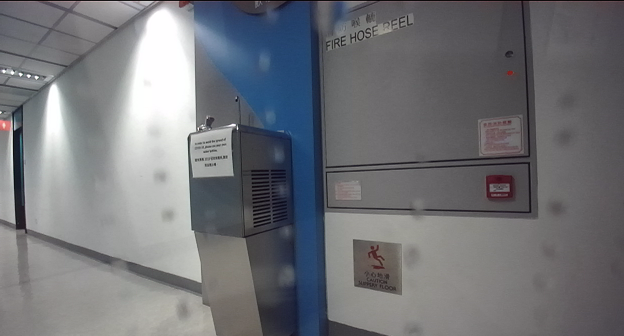
#> input picture images/left_image.png, 624 x 336 px, found by its file name; the run also reads 1 picture not shown here
$ jupyter execute --allow-errors main.ipynb
#> lines starting #> are read from the running program, lines starting #| are printed output that depends on the picture; after the words box and inside, x2 and y2 are one past the last pixel; in counts of white or black regions, pixels touching at a corner belong together
[cell 1]
import cv2
import numpy as np
import matplotlib.pyplot as plt

# 1. 读取有噪声图像和背景图像
noisy_left_image = cv2.imread('left_image.png', cv2.IMREAD_GRAYSCALE)
#> noisy_left_image: shape (336, 624); min 3, max 255, mean 114.1
background_left_image = cv2.imread('left.png', cv2.IMREAD_GRAYSCALE)
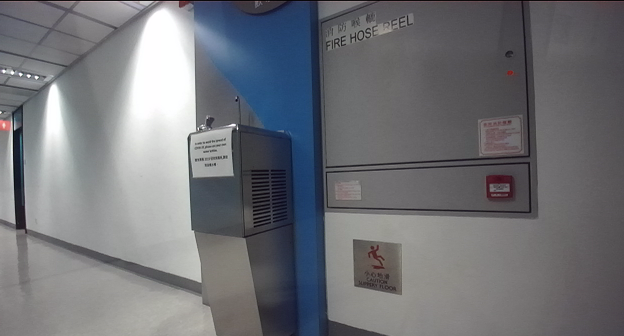
#> input picture images/left.png, 624 x 336 px, found by its file name
#> background_left_image: shape (336, 624); min 3, max 255, mean 113.2
noisy_right_image = cv2.imread('right_image.png', cv2.IMREAD_GRAYSCALE)
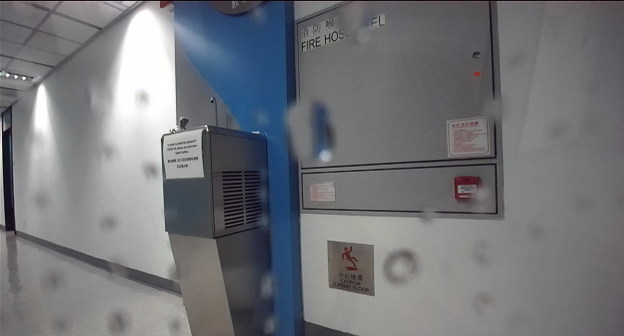
#> input picture images/right_image.png, 624 x 336 px, found by its file name
#> noisy_right_image: shape (336, 624); min 2, max 255, mean 115.9
background_right_image = cv2.imread('right.png', cv2.IMREAD_GRAYSCALE)
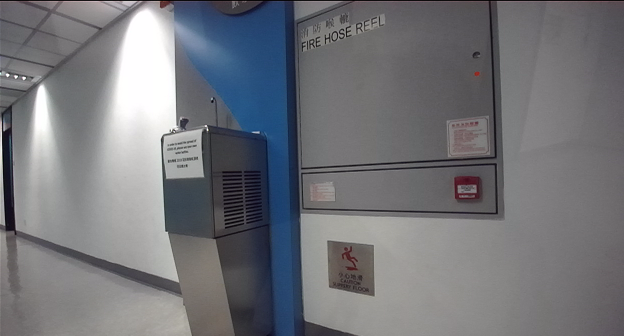
#> input picture images/right.png, 624 x 336 px, found by its file name
#> background_right_image: shape (336, 624); min 1, max 255, mean 115.7

# 2. 计算差异图
diff_left = cv2.absdiff(noisy_left_image, background_left_image)
diff_right = cv2.absdiff(noisy_right_image, background_right_image)

[cell 2]
plt.figure(figsize=(16, 12))
plt.subplot(1,2,1)
plt.imshow(diff_left,cmap='gray')
plt.title("diff_left")

plt.subplot(1,2,2)
plt.imshow(diff_right,cmap='gray')
plt.title("diff_right")
plt.show()

[cell 3]
# 3. 二值化处理
_, binary_left = cv2.threshold(diff_left, 20, 255, cv2.THRESH_BINARY)
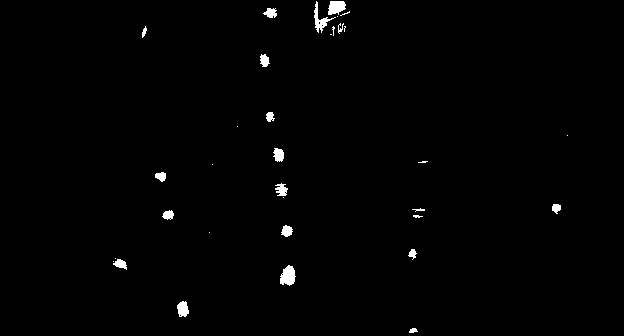
#> binary_left: shape (336, 624); 0.91% white; 33 white regions (13 under 20 px), largest, box (x1, y1, x2, y2) and area: (280, 265, 296, 286) 236, (328, 1, 346, 15) 195, (314, 1, 336, 33) 190
_, binary_right = cv2.threshold(diff_right, 30, 255, cv2.THRESH_BINARY)
#> binary_right: shape (336, 624); 1.8% white; 54 white regions (30 under 20 px), largest, box (x1, y1, x2, y2) and area: (312, 104, 335, 153) 727, (384, 250, 417, 283) 488, (286, 101, 298, 161) 480

binary_left = cv2.bilateralFilter(binary_left,5,150,150)
binary_right = cv2.bilateralFilter(binary_right,5,150,150)

# 形态学处理
kernel1 = cv2.getStructuringElement(cv2.MORPH_ELLIPSE, (21,21))
kernel2 = cv2.getStructuringElement(cv2.MORPH_ELLIPSE, (11,11))
binary_left = cv2.morphologyEx(binary_left, cv2.MORPH_CLOSE, kernel1)
binary_right = cv2.morphologyEx(binary_right, cv2.MORPH_CLOSE, kernel2)

plt.figure(figsize=(16, 12))
plt.subplot(1,2,1)
plt.imshow(binary_left,cmap='gray')
plt.title("binary_left")

plt.subplot(1,2,2)
plt.imshow(binary_right,cmap='gray')
plt.title("binary_right")
plt.show()

[cell 4]
_, binary_left = cv2.threshold(binary_left, 1, 255, cv2.THRESH_BINARY)
#> binary_left: shape (336, 624); 2% white; 22 white regions (4 under 20 px), largest, box (x1, y1, x2, y2) and area: (312, 0, 352, 38) 1220, (278, 263, 298, 288) 360, (175, 299, 191, 319) 238
_, binary_right = cv2.threshold(binary_right, 1, 255, cv2.THRESH_BINARY)
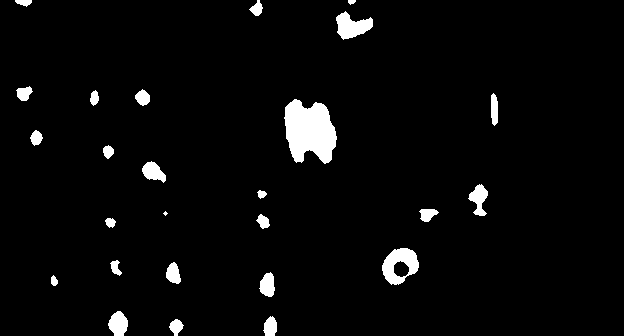
#> binary_right: shape (336, 624); 3.6% white; 26 white regions (1 under 20 px)

[cell 5]
# 4. 查找轮廓
contours_left, _ = cv2.findContours(binary_left, cv2.RETR_EXTERNAL, cv2.CHAIN_APPROX_SIMPLE)
#> contours_left = 22 contours, 4 with area under 20; largest, box (x1, y1, x2, y2) and area: (312, 0, 352, 38) 1156, (278, 263, 298, 288) 328, (175, 299, 191, 319) 213, (273, 181, 290, 200) 206, (261, 0, 279, 20) 192
contours_right, _ = cv2.findContours(binary_right, cv2.RETR_EXTERNAL, cv2.CHAIN_APPROX_SIMPLE)
#> contours_right = 26 contours, 2 with area under 20; largest, box (x1, y1, x2, y2) and area: (284, 99, 337, 164) 2376, (382, 248, 419, 285) 936, (336, 11, 373, 40) 576, (108, 311, 128, 336) 334, (468, 184, 488, 216) 312

# 5. 在原图上绘制轮廓
marked_left_image = cv2.cvtColor(noisy_left_image, cv2.COLOR_GRAY2BGR)  # 转为彩色图像方便绘制
marked_right_image = cv2.cvtColor(noisy_right_image, cv2.COLOR_GRAY2BGR)

# 画出轮廓
cv2.drawContours(marked_left_image, contours_left, -1, (0, 255, 0), 4)  # 在左图上画轮廓，绿色线
#> marked_left_image: shape (336, 624, 3); mean B, G, R 112.1, 117.1, 112.1
cv2.drawContours(marked_right_image, contours_right, -1, (0, 255, 0), 4)  # 在右图上画轮廓，绿色线
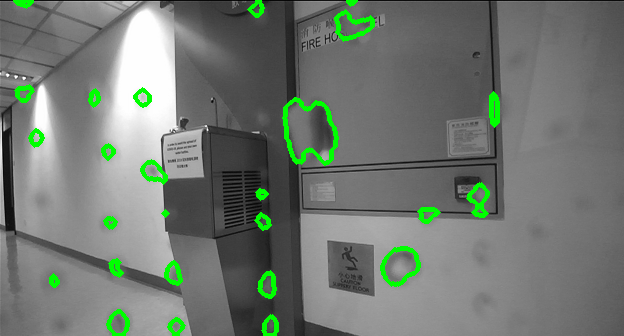
#> marked_right_image: shape (336, 624, 3); mean B, G, R 112.5, 120.2, 112.5

# 6. 显示结果
plt.figure(figsize=(16, 12))

# 左图结果
plt.subplot(1, 2, 1)
plt.imshow(cv2.cvtColor(marked_left_image, cv2.COLOR_BGR2RGB))  # 转为RGB显示
plt.title("Marked Left Image")

# 右图结果
plt.subplot(1, 2, 2)
plt.imshow(cv2.cvtColor(marked_right_image, cv2.COLOR_BGR2RGB))  # 转为RGB显示
plt.title("Marked Right Image")

plt.show()

[cell 6]
import numpy as np
import cv2
import matplotlib.pyplot as plt


left_disp = cv2.imread('disparity.png', cv2.IMREAD_GRAYSCALE)
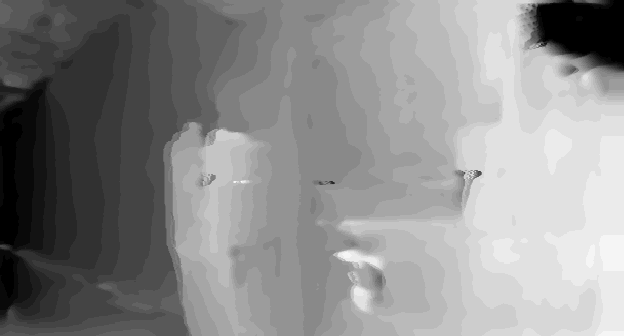
#> input picture images/disparity.png, 624 x 336 px, found by its file name
#> left_disp is the input picture: shape (336, 624); min 10, max 36, mean 24.2
right_disp = cv2.imread('disparity_r.png', cv2.IMREAD_GRAYSCALE)


def inpaint_noise_with_disparity(left_image, right_image, left_disp, right_disp, binary_left, binary_right):
    """
    修复噪声图像，使用左图和右图的视差图，噪声位置通过噪声掩膜标记
    """
    # 创建恢复后的图像（首先拷贝原图）
    inpainted_left = left_image.copy()
    inpainted_right = right_image.copy()

    # 对左图中的噪声区域进行修复
    for u in range(binary_left.shape[0]):
        for v in range(binary_left.shape[1]):
            if binary_left[u, v] == 255:  # 如果是噪声区域
                # 获取左视差值
                left_disp_value = left_disp[u, v]
                # 使用右图的像素修复
                if v - int(left_disp_value) >= 0 and v - int(left_disp_value) < right_image.shape[1]:
                    inpainted_left[u, v] = right_image[u, v - int(left_disp_value)]
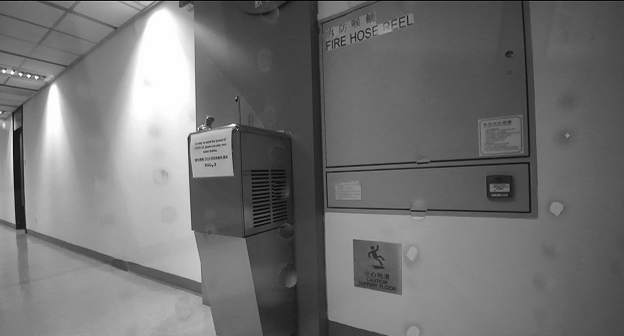
#> inpainted_left: shape (336, 624); min 3, max 255, mean 114.1

    # 对右图中的噪声区域进行修复
    for u in range(binary_right.shape[0]):
        for v in range(binary_right.shape[1]):
            if binary_right[u, v] == 255:  # 如果是噪声区域
                # 获取右视差值
                right_disp_value = right_disp[u, v]
                # 使用左图的像素修复
                if v + int(right_disp_value) >= 0 and v + int(right_disp_value) < left_image.shape[1]:
                    inpainted_right[u, v] = left_image[u, v + int(right_disp_value)]
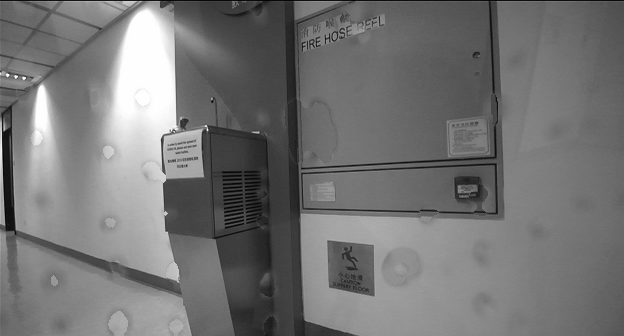
#> inpainted_right: shape (336, 624); min 2, max 255, mean 116.1

    return inpainted_left, inpainted_right

# 修复图像
inpainted_left, inpainted_right = inpaint_noise_with_disparity(noisy_left_image, noisy_right_image, left_disp, right_disp, binary_left, binary_right)

# 可视化恢复效果
fig, axes = plt.subplots(1, 3, figsize=(15, 5))

axes[0].imshow(noisy_left_image, cmap='gray')
axes[0].set_title('Original Left Image')
axes[0].axis('off')

axes[1].imshow(inpainted_left, cmap='gray')
axes[1].set_title('Inpainted Left Image')
axes[1].axis('off')

axes[2].imshow(inpainted_left - noisy_left_image, cmap='jet')
axes[2].set_title('Restoration Difference (Left)')
axes[2].axis('off')

plt.tight_layout()
plt.show()
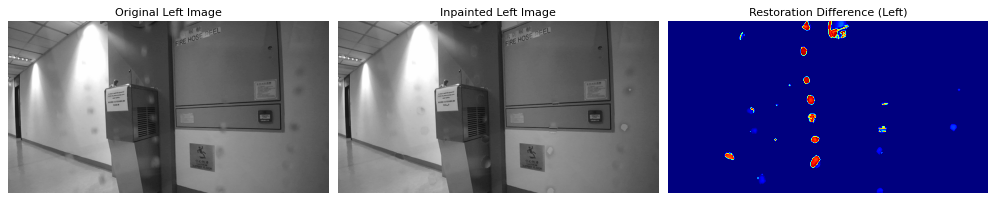
#> figure drawn by matplotlib, 3 panels

[cell 7]
from skimage.metrics import structural_similarity as ssim

score, _ = ssim(background_left_image, inpainted_left, full=True)
#> score = 0.952
print(f"Left Image SSIM: {np.mean(score):.4f}")
#| Left Image SSIM: 0.9518

[cell 8]
import numpy as np
import cv2
import matplotlib.pyplot as plt

def refine_inpaint_with_reliability_and_inpainting(left_image, right_image,
                                                   left_disp, right_disp,
                                                   binary_left, binary_right,
                                                   max_iter=3, inpainting_radius=3):
    """
    结合对偶图像噪声位置可靠性评估和空白区域恢复策略的图像修复方法。
    """
#> called with max_iter = 3, inpainting_radius = 3
    # 迭代修复过程
    for _ in range(max_iter):
        # 对左图中的噪声区域进行修复
        for u in range(binary_left.shape[0]):
            for v in range(binary_left.shape[1]):
                if binary_left[u, v] == 255:  # 如果是噪声区域
                    # 获取左视差值
                    left_disp_value = left_disp[u, v]
                    # 使用右图的像素修复，但确保右图对应位置没有噪声
                    if v - int(left_disp_value) >= 0 and v - int(left_disp_value) < right_image.shape[1]:
                        if binary_right[u, v - int(left_disp_value)] == 0:  # 确保右图对应位置没有噪声
                            inpainted_left[u, v] = right_image[u, v - int(left_disp_value)]

        # 对右图中的噪声区域进行修复
        for u in range(binary_right.shape[0]):
            for v in range(binary_right.shape[1]):
                if binary_right[u, v] == 255:  # 如果是噪声区域
                    # 获取右视差值
                    right_disp_value = right_disp[u, v]
                    # 使用左图的像素修复，但确保左图对应位置没有噪声
                    if v + int(right_disp_value) >= 0 and v + int(right_disp_value) < left_image.shape[1]:
                        if binary_left[u, v + int(right_disp_value)] == 0:  # 确保左图对应位置没有噪声
                            inpainted_right[u, v] = left_image[u, v + int(right_disp_value)]

    # 修复完毕后，使用OpenCV的inpainting方法进一步填补空白区域
    inpainted_left = cv2.inpaint(inpainted_left, binary_left.astype(np.uint8), inpainting_radius, cv2.INPAINT_TELEA)
    inpainted_right = cv2.inpaint(inpainted_right, binary_right.astype(np.uint8), inpainting_radius, cv2.INPAINT_TELEA)

    return inpainted_left, inpainted_right

# 使用改进后的修复方法
#> (the rest of this cell did not finish here and is left out)

[cell 9]
from skimage.metrics import structural_similarity as ssim

score, _ = ssim(background_right_image, inpainted_right, full=True)
#> score = 0.935
print(f"Left Image SSIM: {np.mean(score):.4f}")
#| Left Image SSIM: 0.9347

[cell 10]
import cv2

# 使用非局部均值去噪
denoised_left = cv2.fastNlMeansDenoising(inpainted_left, None, 30, 7, 21)
denoised_right = cv2.fastNlMeansDenoising(inpainted_right, None, 20, 7, 21)

# 锐化图像（Unsharp Masking）
sharpened_left = cv2.addWeighted(denoised_left, 1.5, cv2.GaussianBlur(denoised_left, (0, 0), 3), -0.5, 0)
sharpened_right = cv2.addWeighted(denoised_right, 1.5, cv2.GaussianBlur(denoised_right, (0, 0), 3), -0.5, 0)

# 可视化去噪后的图像
fig, axes = plt.subplots(1, 2, figsize=(12, 6))

axes[0].imshow(sharpened_left, cmap='gray')
axes[0].set_title('Denoised Left Image')
axes[0].axis('off')

axes[1].imshow(sharpened_right, cmap='gray')
axes[1].set_title('Denoised Right Image')
axes[1].axis('off')

plt.tight_layout()
plt.show()
